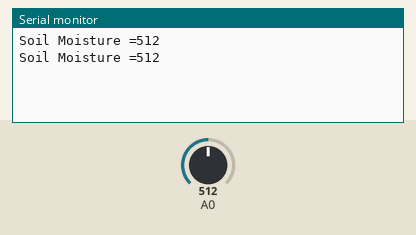
A sketch run on a simulated ESP8266 (NodeMCU). Shown: the last lines printed to the serial monitor. The inputs (shaded band) are chosen by the test bench; at power-on: A0 = 512. WiFi joins after 1.5 s; servers stay silent unless stated.

Above: at 3.1 s.
3.2 s: A0 set to 716
At 5.1 s:
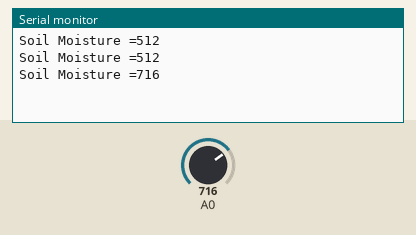
6.3 s: A0 set to 900
At 8.1 s:
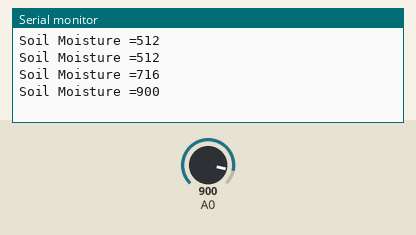
Timing chart, 0 to 9.6 s (numbered marks = the images above; inputs shaded):
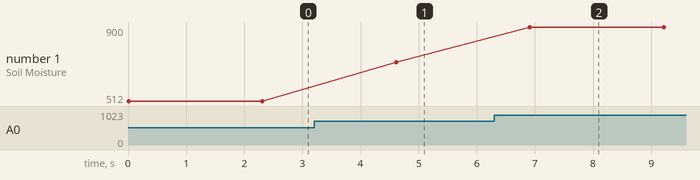

Measured:
- after the input at 3.2 s, the serial monitor: prints a new line after 1.4 s (image 1)
- after the input at 6.3 s, the serial monitor: prints a new line after 0.61 s (image 2)
- plotted number 1: 512 → 716 after the input at 3.2 s, 716 → 900 after the input at 6.3 s

The sketch:

IoT_irrigation_system.ino
```cpp
#include <ESP8266WiFi.h>;

#include <WiFiClient.h>;

#include <ThingSpeak.h>;

const char* ssid = "Ghislain"; //Your Network SSID

const char* password = "01234567890"; //Your Network Password of the wireless network
WiFiClient client;
unsigned long myChannelNumber = 1346841; //Your Channel Number (Without Brackets)
const char * myWriteAPIKey = "V09ZGPPO1GJGIV9E"; //Your Write API Key
void setup()
{
Serial.begin(9600);
delay(10);
// Connect to WiFi network
WiFi.begin(ssid, password);
ThingSpeak.begin(client);
}
void loop()
{

int Soil_Moisture = analogRead(A0); //Read Analog values and Store in val variable
//val = map(val, 0, 1023, 100, 0);
Serial.print("Soil Moisture =");
Serial.println(Soil_Moisture); //Print on Serial Monitor

delay(1000);

//ThingSpeak.writeField(myChannelNumber, 1,Soil_Moisture, myWriteAPIKey); //Update in ThingSpeak

ThingSpeak.writeField(myChannelNumber, 1,Soil_Moisture, myWriteAPIKey);

delay(1000);

}
```
